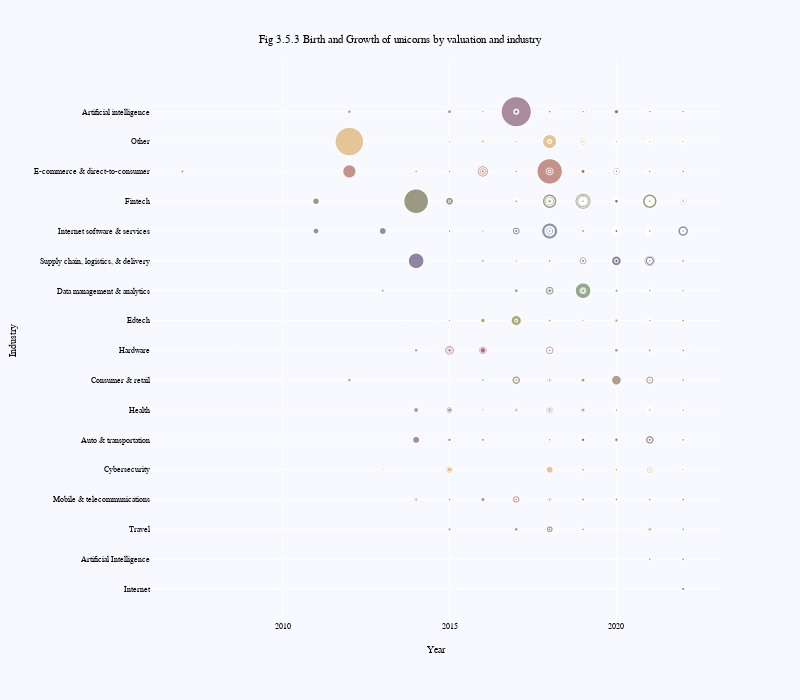

Write notebook code for a chart like this one.
### Markdown cell above
Finally, let's look into the birth and growth of companies along the years and segmented by industries

### Code cell
fig = px.scatter(unicorns,
                 x = 'year',
                 y = 'industry',
                 size = 'valuation_($b)',
                 color = 'industry',
                 hover_name = 'company',
                 size_max  = 30,
                 color_discrete_sequence=px.colors.qualitative.Antique)

fig.update_layout(
                  title = 'Fig 3.5.3 Birth and Growth of unicorns by valuation and industry',
                  title_x = 0.5,
                  title_y = 0.95,
                  xaxis_title = 'Year',
                  yaxis_title = 'Industry',
                  showlegend = False,
                  paper_bgcolor = 'ghostwhite',
                  plot_bgcolor = 'ghostwhite',
                  font=dict(
                            family="sans-serif",
                            size=8,
                            color='black'),
                  width = 800,
                  height = 700,
                  hovermode = 'closest')
fig.update_yaxes(visible=True)
